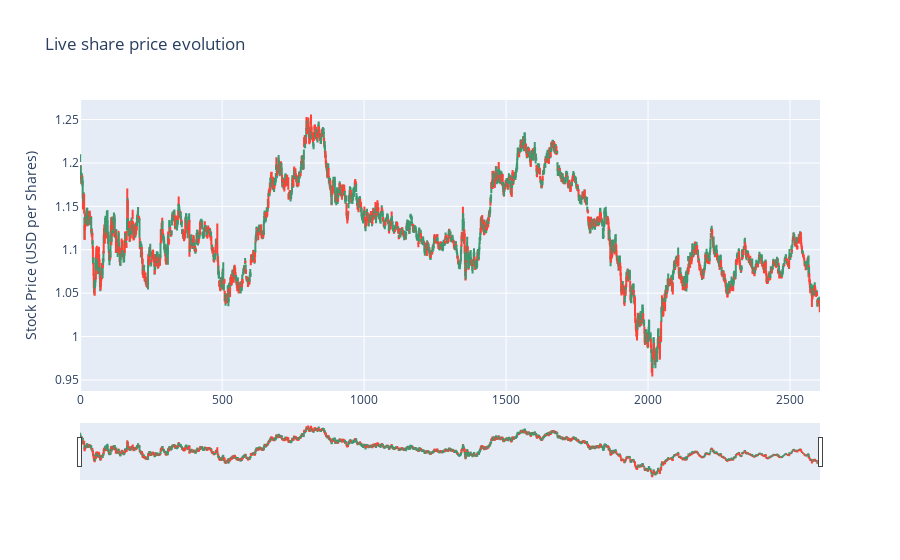

Here is the notebook cell this chart was saved with:
### Code cell
# Declare figure
fig = go.Figure()

#Candlestick
fig.add_trace(go.Candlestick(x=df.index,
                open=df['open'],
                high=df['high'],
                low=df['low'],
                close=df['close'], name = 'market data'))

# Add titles
fig.update_layout(
    title='Live share price evolution',
    yaxis_title='Stock Price (USD per Shares)')

# X-Axes
fig.update_xaxes(
    rangeslider_visible=True,
    rangeselector=dict(
        buttons=list([
            dict(count=15, label="15m", step="minute", stepmode="backward"),
            dict(count=45, label="45m", step="minute", stepmode="backward"),
            dict(count=1, label="HTD", step="hour", stepmode="todate"),
            dict(count=3, label="3h", step="hour", stepmode="backward"),
            dict(step="all")
        ])
    )
)

# Show
fig.show()

### Figure 1 — Plotly figure (JSON) as saved in the notebook; plotly's stock layout.template omitted (floating-point values rounded to 4 significant figures; data arrays with more than 128 entries replaced by an {"elided": "..."} marker saying what was removed)
{"data": [{"close": {"elided": "2606 float values"}, "high": {"elided": "2606 float values"}, "low": {"elided": "2606 float values"}, "name": "market data", "open": {"elided": "2606 float values"}, "type": "candlestick", "x": {"elided": "2606 int values"}}], "layout": {"title": {"text": "Live share price evolution"}, "xaxis": {"rangeselector": {"buttons": [{"count": 15, "label": "15m", "step": "minute", "stepmode": "backward"}, {"count": 45, "label": "45m", "step": "minute", "stepmode": "backward"}, {"count": 1, "label": "HTD", "step": "hour", "stepmode": "todate"}, {"count": 3, "label": "3h", "step": "hour", "stepmode": "backward"}, {"step": "all"}]}, "rangeslider": {"visible": true}}, "yaxis": {"title": {"text": "Stock Price (USD per Shares)"}}}}
